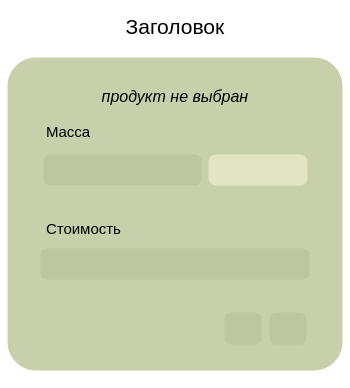
          <widget class="QFrame" name="frame_4">
           <property name="minimumSize">
            <size>
             <width>350</width>
             <height>0</height>
            </size>
           </property>
           <property name="maximumSize">
            <size>
             <width>350</width>
             <height>16777215</height>
            </size>
           </property>
           <property name="styleSheet">
            <string notr="true">background-color:transparent;</string>
           </property>
           <property name="frameShape">
            <enum>QFrame::StyledPanel</enum>
           </property>
           <property name="frameShadow">
            <enum>QFrame::Raised</enum>
           </property>
           <layout class="QVBoxLayout" name="verticalLayout_2">
            <property name="spacing">
             <number>10</number>
            </property>
            <property name="leftMargin">
             <number>5</number>
            </property>
            <property name="topMargin">
             <number>5</number>
            </property>
            <property name="rightMargin">
             <number>5</number>
            </property>
            <property name="bottomMargin">
             <number>5</number>
            </property>
            <item>
             <widget class="QLabel" name="label_5">
              <property name="minimumSize">
               <size>
                <width>0</width>
                <height>40</height>
               </size>
              </property>
              <property name="maximumSize">
               <size>
                <width>16777215</width>
                <height>40</height>
               </size>
              </property>
              <property name="font">
               <font>
                <pointsize>16</pointsize>
               </font>
              </property>
              <property name="styleSheet">
               <string notr="true">background-color:transparent;</string>
              </property>
              <property name="text">
               <string>Заголовок</string>
              </property>
              <property name="alignment">
               <set>Qt::AlignCenter</set>
              </property>
             </widget>
            </item>
            <item>
             <widget class="QFrame" name="frame_39">
              <property name="sizePolicy">
               <sizepolicy hsizetype="Expanding" vsizetype="Preferred">
                <horstretch>0</horstretch>
                <verstretch>0</verstretch>
               </sizepolicy>
              </property>
              <property name="minimumSize">
               <size>
                <width>0</width>
                <height>0</height>
               </size>
              </property>
              <property name="font">
               <font>
                <family>a_FuturaRoundTitulSh</family>
                <pointsize>10</pointsize>
                <weight>75</weight>
                <bold>true</bold>
               </font>
              </property>
              <property name="styleSheet">
               <string notr="true">*{
background-color:#C8D0AB;
border: 3px solid transparent;
border-radius:30px;
}
QLineEdit{
background-color:rgb(186, 201, 153);
min-height:28px;
border-radius:8px;
selection-color: black; 
selection-background-color: rgb(225, 229, 195);
}
QLineEdit:disabled{
background-color:rgb(188, 198, 161);
}

QTextBrowser{
background-color:rgb(186, 201, 153);
min-height:28px;
border-radius:8px;
selection-color: black; 
selection-background-color: rgb(225, 229, 195);
}


#label_8{
border: 0px solid transparent;
border-radius:0px;
color:red;
min-height:15px;
max-height:20px;
margin-left:5px;
}
#label_9{
border: 0px solid transparent;
border-radius:0px;
color:red;
min-height:15px;
max-height:20px;
margin-left:5px;
}</string>
              </property>
              <property name="frameShape">
               <enum>QFrame::StyledPanel</enum>
              </property>
              <property name="frameShadow">
               <enum>QFrame::Raised</enum>
              </property>
              <layout class="QVBoxLayout" name="verticalLayout_14">
               <property name="spacing">
                <number>6</number>
               </property>
               <property name="leftMargin">
                <number>30</number>
               </property>
               <property name="topMargin">
                <number>20</number>
               </property>
               <property name="rightMargin">
                <number>30</number>
               </property>
               <property name="bottomMargin">
                <number>20</number>
               </property>
               <item>
                <widget class="QLabel" name="label_4">
                 <property name="minimumSize">
                  <size>
                   <width>0</width>
                   <height>35</height>
                  </size>
                 </property>
                 <property name="maximumSize">
                  <size>
                   <width>16777215</width>
                   <height>50</height>
                  </size>
                 </property>
                 <property name="font">
                  <font>
                   <pointsize>12</pointsize>
                   <weight>50</weight>
                   <italic>true</italic>
                   <bold>false</bold>
                   <underline>false</underline>
                  </font>
                 </property>
                 <property name="text">
                  <string>продукт не выбран</string>
                 </property>
                 <property name="alignment">
                  <set>Qt::AlignCenter</set>
                 </property>
                </widget>
               </item>
               <item>
                <widget class="QLabel" name="label_7">
                 <property name="font">
                  <font>
                   <pointsize>11</pointsize>
                   <underline>false</underline>
                  </font>
                 </property>
                 <property name="text">
                  <string>Масса</string>
                 </property>
                 <property name="alignment">
                  <set>Qt::AlignLeading|Qt::AlignLeft|Qt::AlignVCenter</set>
                 </property>
                </widget>
               </item>
               <item>
                <widget class="QFrame" name="frame_3">
                 <property name="frameShape">
                  <enum>QFrame::StyledPanel</enum>
                 </property>
                 <property name="frameShadow">
                  <enum>QFrame::Raised</enum>
                 </property>
                 <layout class="QHBoxLayout" name="horizontalLayout_2">
                  <property name="spacing">
                   <number>5</number>
                  </property>
                  <property name="leftMargin">
                   <number>0</number>
                  </property>
                  <property name="topMargin">
                   <number>0</number>
                  </property>
                  <property name="rightMargin">
                   <number>0</number>
                  </property>
                  <property name="bottomMargin">
                   <number>0</number>
                  </property>
                  <item>
                   <widget class="QLineEdit" name="lineEdit_2">
                    <property name="enabled">
                     <bool>false</bool>
                    </property>
                    <property name="font">
                     <font>
                      <pointsize>11</pointsize>
                     </font>
                    </property>
                    <property name="alignment">
                     <set>Qt::AlignLeading|Qt::AlignLeft|Qt::AlignVCenter</set>
                    </property>
                   </widget>
                  </item>
                  <item>
                   <widget class="QComboBox" name="comboBox">
                    <property name="enabled">
                     <bool>true</bool>
                    </property>
                    <property name="minimumSize">
                     <size>
                      <width>100</width>
                      <height>32</height>
                     </size>
                    </property>
                    <property name="font">
                     <font>
                      <pointsize>11</pointsize>
                     </font>
                    </property>
                    <property name="styleSheet">
                     <string notr="true">/*стиль комбобокса*/
QComboBox{
border:1px solid transparent;
border-radius: 8px;
padding-left:10px;
background-color: #E1E5C3;
spacing:15px;
}
/*стиль комбобокса при наводке*/
QComboBox:hover{
background-color:#FBFFD8;
}

/*кнопка стрелки*/
QComboBox::drop-down{
border-radius: 0px;
border:0px;
}
/*стиль стрелочки*/
QComboBox::down-arrow{
image: url(:/icons/icons_images/arrow-down.svg);
width:18px;
height:18px;
margin-right:16px;
}



/*стиль выпадающий список*/
QListView{
border-radius: 0px;
background-color:transparent;
qproperty-fucusPolicy: 'NoFocus';
}

QComboBox QAbstractItemView
{
  selection-color: black;
border-radius: 8px;
  selection-background-color: #FBFFD8;
outline: 0px;
}

QComboBox:disabled{
background-color:rgb(188, 198, 161);
}


</string>
                    </property>
                   </widget>
                  </item>
                 </layout>
                </widget>
               </item>
               <item>
                <widget class="QLabel" name="label_8">
                 <property name="enabled">
                  <bool>true</bool>
                 </property>
                 <property name="sizePolicy">
                  <sizepolicy hsizetype="Preferred" vsizetype="Preferred">
                   <horstretch>0</horstretch>
                   <verstretch>0</verstretch>
                  </sizepolicy>
                 </property>
                 <property name="maximumSize">
                  <size>
                   <width>16777215</width>
                   <height>20</height>
                  </size>
                 </property>
                 <property name="font">
                  <font>
                   <pointsize>9</pointsize>
                  </font>
                 </property>
                 <property name="text">
                  <string/>
                 </property>
                 <property name="scaledContents">
                  <bool>false</bool>
                 </property>
                 <property name="alignment">
                  <set>Qt::AlignLeading|Qt::AlignLeft|Qt::AlignTop</set>
                 </property>
                 <property name="wordWrap">
                  <bool>false</bool>
                 </property>
                 <property name="margin">
                  <number>0</number>
                 </property>
                </widget>
               </item>
               <item>
                <widget class="QLabel" name="label_6">
                 <property name="font">
                  <font>
                   <pointsize>11</pointsize>
                   <underline>false</underline>
                  </font>
                 </property>
                 <property name="text">
                  <string>Стоимость</string>
                 </property>
                 <property name="alignment">
                  <set>Qt::AlignLeading|Qt::AlignLeft|Qt::AlignVCenter</set>
                 </property>
                </widget>
               </item>
               <item>
                <widget class="QLineEdit" name="lineEdit_3">
                 <property name="enabled">
                  <bool>false</bool>
                 </property>
                 <property name="font">
                  <font>
                   <pointsize>11</pointsize>
                  </font>
                 </property>
                 <property name="alignment">
                  <set>Qt::AlignLeading|Qt::AlignLeft|Qt::AlignVCenter</set>
                 </property>
                </widget>
               </item>
               <item>
                <widget class="QLabel" name="label_9">
                 <property name="enabled">
                  <bool>true</bool>
                 </property>
                 <property name="sizePolicy">
                  <sizepolicy hsizetype="Preferred" vsizetype="Preferred">
                   <horstretch>0</horstretch>
                   <verstretch>0</verstretch>
                  </sizepolicy>
                 </property>
                 <property name="maximumSize">
                  <size>
                   <width>16777215</width>
                   <height>20</height>
                  </size>
                 </property>
                 <property name="font">
                  <font>
                   <pointsize>9</pointsize>
                  </font>
                 </property>
                 <property name="text">
                  <string/>
                 </property>
                 <property name="scaledContents">
                  <bool>false</bool>
                 </property>
                 <property name="alignment">
                  <set>Qt::AlignLeading|Qt::AlignLeft|Qt::AlignTop</set>
                 </property>
                 <property name="wordWrap">
                  <bool>false</bool>
                 </property>
                 <property name="margin">
                  <number>0</number>
                 </property>
                </widget>
               </item>
               <item alignment="Qt::AlignRight">
                <widget class="QFrame" name="frame_2">
                 <property name="minimumSize">
                  <size>
                   <width>0</width>
                   <height>0</height>
                  </size>
                 </property>
                 <property name="styleSheet">
                  <string notr="true">*{
background-color:transparent;
border: 3px solid transparent;
}
QPushButton {
border-radius:8px;
}

</string>
                 </property>
                 <property name="frameShape">
                  <enum>QFrame::StyledPanel</enum>
                 </property>
                 <property name="frameShadow">
                  <enum>QFrame::Raised</enum>
                 </property>
                 <layout class="QHBoxLayout" name="horizontalLayout">
                  <property name="spacing">
                   <number>5</number>
                  </property>
                  <property name="leftMargin">
                   <number>0</number>
                  </property>
                  <property name="topMargin">
                   <number>0</number>
                  </property>
                  <property name="rightMargin">
                   <number>0</number>
                  </property>
                  <property name="bottomMargin">
                   <number>0</number>
                  </property>
                  <item>
                   <widget class="QPushButton" name="pushButton_11">
                    <property name="enabled">
                     <bool>false</bool>
                    </property>
                    <property name="minimumSize">
                     <size>
                      <width>40</width>
                      <height>35</height>
                     </size>
                    </property>
                    <property name="maximumSize">
                     <size>
                      <width>40</width>
                      <height>16777215</height>
                     </size>
                    </property>
                    <property name="font">
                     <font>
                      <pointsize>11</pointsize>
                     </font>
                    </property>
                    <property name="styleSheet">
                     <string notr="true">QPushButton:enabled{
background-color:rgb(114, 255, 123);
}
QPushButton:disabled{
background-color:rgb(188, 198, 161);
}
QPushButton:hover{
background-color:rgb(46, 239, 46);
}
QPushButton:pressed{
background-color:rgb(122, 255, 101);
}
</string>
                    </property>
                    <property name="text">
                     <string/>
                    </property>
                    <property name="icon">
                     <iconset resource="icons/icons.qrc">
                      <normaloff>:/icons/icons_images/check-square.svg</normaloff>:/icons/icons_images/check-square.svg</iconset>
                    </property>
                    <property name="iconSize">
                     <size>
                      <width>20</width>
                      <height>20</height>
                     </size>
                    </property>
                   </widget>
                  </item>
                  <item>
                   <widget class="QPushButton" name="pushButton_10">
                    <property name="enabled">
                     <bool>false</bool>
                    </property>
                    <property name="minimumSize">
                     <size>
                      <width>40</width>
                      <height>35</height>
                     </size>
                    </property>
                    <property name="maximumSize">
                     <size>
                      <width>40</width>
                      <height>16777215</height>
                     </size>
                    </property>
                    <property name="font">
                     <font>
                      <pointsize>11</pointsize>
                     </font>
                    </property>
                    <property name="styleSheet">
                     <string notr="true">QPushButton:enabled{
background-color:rgb(255, 73, 73);
}
QPushButton:disabled{
background-color:rgb(188, 198, 161);
}
QPushButton:hover{
background-color:rgb(255, 0, 0);
}
QPushButton:pressed{
background-color:rgb(255, 73, 73);
}
</string>
                    </property>
                    <property name="text">
                     <string/>
                    </property>
                    <property name="icon">
                     <iconset resource="icons/icons.qrc">
                      <normaloff>:/icons/icons_images/x-square.svg</normaloff>:/icons/icons_images/x-square.svg</iconset>
                    </property>
                    <property name="iconSize">
                     <size>
                      <width>20</width>
                      <height>20</height>
                     </size>
                    </property>
                   </widget>
                  </item>
                 </layout>
                </widget>
               </item>
              </layout>
             </widget>
            </item>
            <item>
             <widget class="QFrame" name="frame_5">
              <property name="minimumSize">
               <size>
                <width>0</width>
                <height>0</height>
               </size>
              </property>
              <property name="styleSheet">
               <string notr="true"/>
              </property>
              <property name="frameShape">
               <enum>QFrame::StyledPanel</enum>
              </property>
              <property name="frameShadow">
               <enum>QFrame::Raised</enum>
              </property>
             </widget>
            </item>
           </layout>
          </widget>
